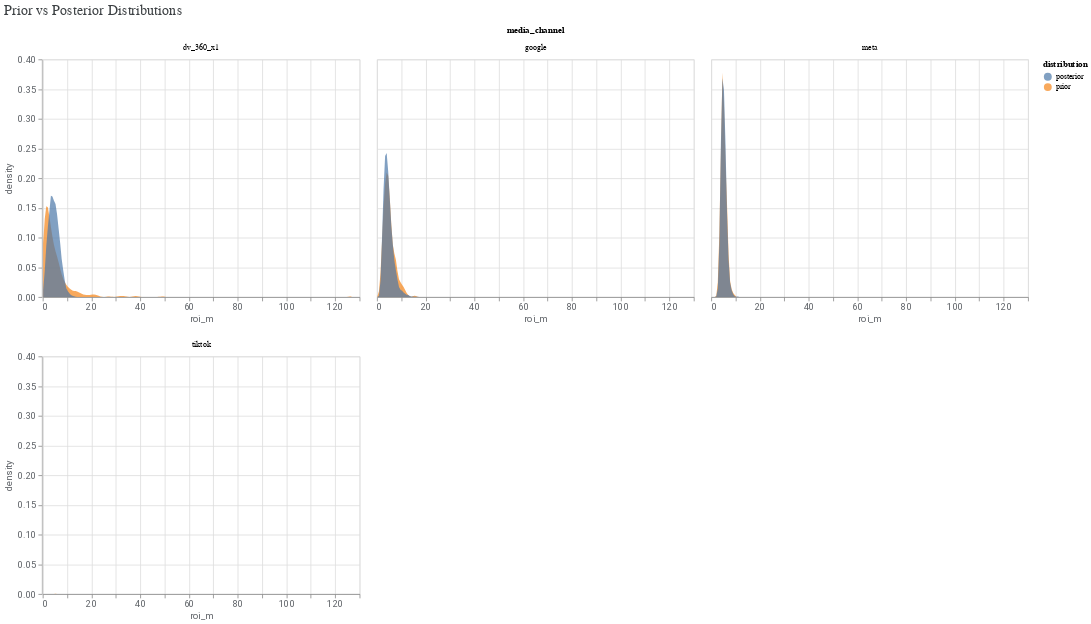

Notebook code for this chart:
### Code cell
model_diagnostics = visualizer.ModelDiagnostics(mmm)
model_diagnostics.plot_prior_and_posterior_distribution()

### Figure 1 — Vega-Lite specification as saved in the notebook (floating-point values rounded to 4 significant figures; data arrays with more than 128 entries replaced by an {"elided": "..."} marker saying what was removed)
{"config": {"view": {"continuousWidth": 300, "continuousHeight": 300}, "axis": {"labelColor": "#5F6368", "labelFont": "Roboto", "labelFontSize": 12, "titleColor": "#5F6368", "titleFont": "Roboto", "titleFontSize": 12, "titleFontWeight": "normal"}}, "data": {"name": "data-20b6de04a8c7514722cf92715bbbed53"}, "facet": {"field": "media_channel", "type": "nominal"}, "spec": {"mark": {"type": "area", "opacity": 0.7}, "encoding": {"color": {"field": "distribution", "type": "nominal"}, "x": {"field": "roi_m", "type": "quantitative"}, "y": {"field": "density", "stack": false, "type": "quantitative"}}, "transform": [{"density": "roi_m", "groupby": ["media_channel", "distribution"], "as": ["roi_m", "density"]}], "width": 400}, "columns": 3, "resolve": {"scale": {"x": "independent"}}, "title": {"text": "Prior vs Posterior Distributions", "anchor": "start", "color": "#3C4043", "font": "Google Sans Display", "fontSize": 18, "fontWeight": "normal", "offset": 10}, "$schema": "https://vega.github.io/schema/vega-lite/v5.20.1.json", "datasets": {"data-20b6de04a8c7514722cf92715bbbed53": {"elided": "22000 records"}}}
